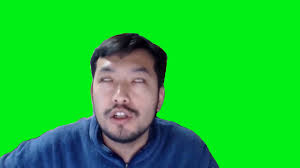
#> input picture Exploration/Ex04/pic/chroma_chim.jpg, 300 x 168 px, found by its file name
$ jupyter execute --allow-errors seg_chrom_chim.ipynb
#> lines starting #> are read from the running program, lines starting #| are printed output that depends on the picture
[cell 1]
import tensorflow as tf

[cell 2]
import os
import urllib
import cv2
import numpy as np

[cell 3]
from pixellib.semantic import semantic_segmentation

[cell 4]
from matplotlib import pyplot as plt

[cell 5]
import warnings
warnings.filterwarnings('ignore')

[cell 6]
img_path = '../pic/chroma_chim.jpg'
img_orig = cv2.imread(img_path)
#> img_orig is the input picture: shape (168, 300, 3); mean B, G, R 47.4, 196.4, 24

[cell 7]
print(img_orig.shape)
#| (168, 300, 3)

plt.imshow(cv2.cvtColor(img_orig, cv2.COLOR_BGR2RGB))
plt.show()

[cell 8]
model_file = 'deeplabv3_xception_tf_dim_ordering_tf_kernels.h5'

[cell 9]
#model_url = 'https://github.com/ayoolaolafenwa/PixelLib/releases/download/1.1/deeplabv3_xception_tf_dim_ordering_tf_kernels.h5'
#urllib.request.urlretrieve(model_url, model_file)

#> (a cell that did not finish here is left out)

#> (a cell that did not finish here is left out)

[cell 12]
#pascalvoc 데이터의 라벨종류
LABEL_NAMES = [
    'background', 'aeroplane', 'bicycle', 'bird', 'boat', 'bottle', 'bus',
    'car', 'cat', 'chair', 'cow', 'diningtable', 'dog', 'horse', 'motorbike',
    'person', 'pottedplant', 'sheep', 'sofa', 'train', 'tv'
]
len(LABEL_NAMES)

#> (a cell that did not finish here is left out)

#> (a cell that did not finish here is left out)

[cell 15]
colormap = np.zeros((256, 3), dtype = int)
ind = np.arange(256, dtype=int)

for shift in reversed(range(8)):
    for channel in range(3):
        colormap[:, channel] |= ((ind >> channel) & 1) << shift
    ind >>= 3

colormap[:20]

[cell 16]
colormap[15] # 사람 색상 출력

[cell 17]
seg_color = (128,128,192)

#> (a cell that did not finish here is left out)

[cell 19]
img_show = img_orig.copy()

#> (the rest of this cell did not finish here and is left out)

[cell 20]
img_orig_blur = cv2.blur(img_orig, (13,13))
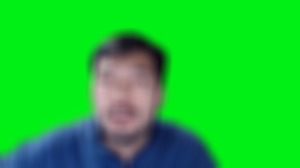
#> img_orig_blur: shape (168, 300, 3); mean B, G, R 47.4, 196.4, 24

plt.imshow(cv2.cvtColor(img_orig_blur, cv2.COLOR_BGR2RGB))
plt.show()


$ run again, with Exploration/Ex04/pic/person1.jpg copied over Exploration/Ex04/pic/chroma_chim.jpg
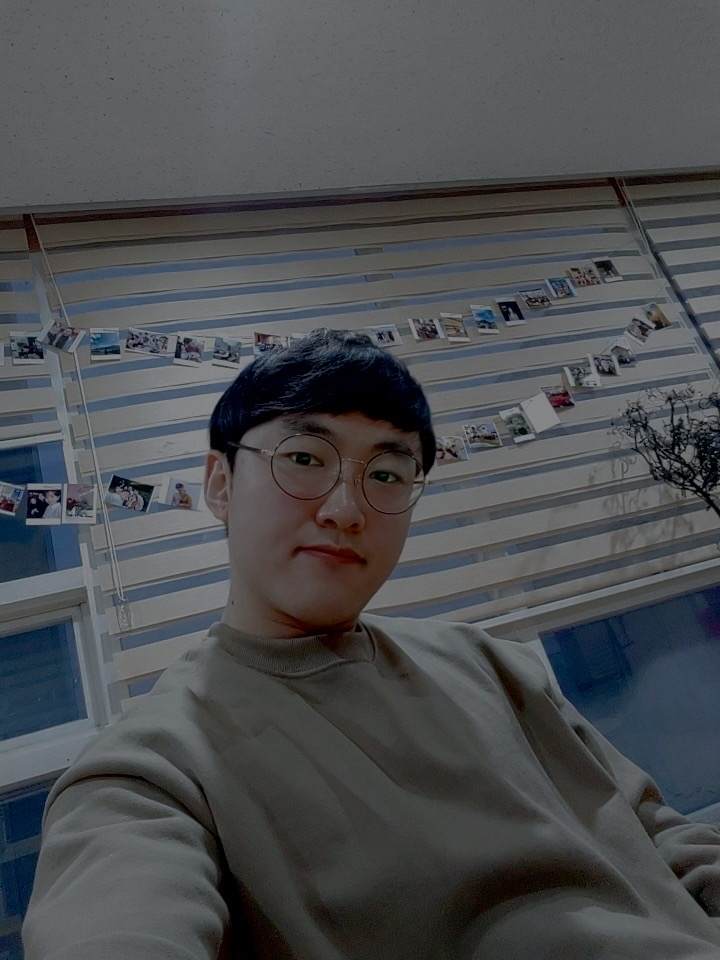
#> input picture Exploration/Ex04/pic/person1.jpg, 720 x 960 px, found by its file name
#> img_orig is the input picture: shape (960, 720, 3); mean B, G, R 80.8, 77.5, 75.5
#| (960, 720, 3)
#> `img_orig_blur = cv2.blur(img_orig, (13,13))`:
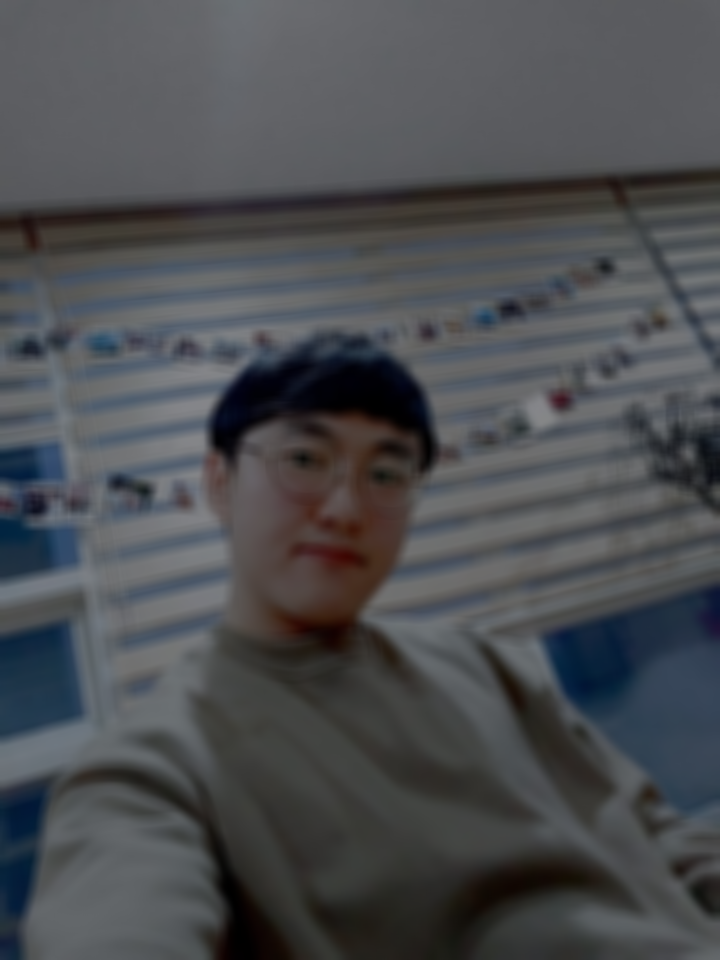
#> img_orig_blur: shape (960, 720, 3); mean B, G, R 80.8, 77.5, 75.5
